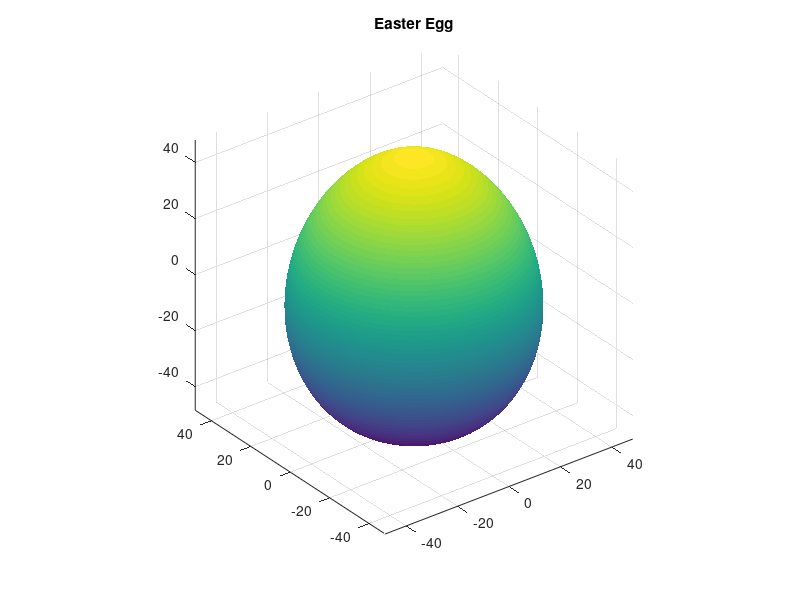

This chart was generated by the following MATLAB code:
%接下来，我们使用数学函数绘制一个彩蛋

theta = linspace(0, 2*pi, 100); 
phi = linspace(-pi/2, pi/2, 500); 

[Theta, Phi] = meshgrid(theta, phi);  % 创建角度 theta 和 phi 的网格，用于后续的函数计算或绘图

a = 40; 
b = 48; 
c = -6; 

x = a * cos(Theta) .* cos(Phi); 
y = a * sin(Theta) .* cos(Phi); 
z = c * cos(Phi) - b * sin(Phi) + 0.001 * sin(Theta); 


figure; 
surf(x, y, z, 'EdgeColor','none'); 
axis equal; 
title ('Easter Egg'); 
grid on; 


%复活节快乐 :)
